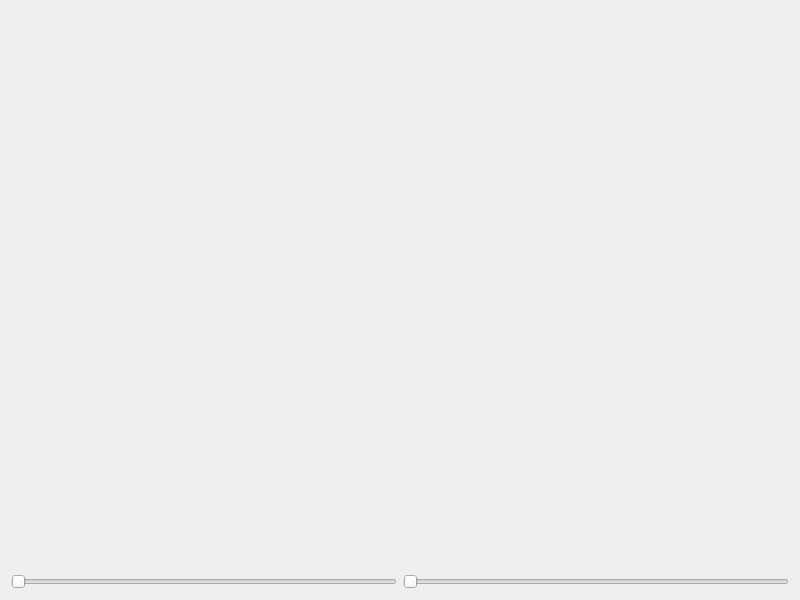
<?xml version="1.0" encoding="UTF-8"?>
<ui version="4.0">
 <class>frmGaugeEdit</class>
 <widget class="QWidget" name="frmGaugeEdit">
  <property name="geometry">
   <rect>
    <x>0</x>
    <y>0</y>
    <width>800</width>
    <height>600</height>
   </rect>
  </property>
  <property name="windowTitle">
   <string>Form</string>
  </property>
  <layout class="QGridLayout" name="gridLayout">
   <item row="0" column="0">
    <widget class="GaugeEdit" name="gaugeEdit1" native="true">
     <property name="sizePolicy">
      <sizepolicy hsizetype="Preferred" vsizetype="Expanding">
       <horstretch>0</horstretch>
       <verstretch>0</verstretch>
      </sizepolicy>
     </property>
    </widget>
   </item>
   <item row="0" column="1">
    <widget class="GaugeEdit" name="gaugeEdit2" native="true">
     <property name="sizePolicy">
      <sizepolicy hsizetype="Preferred" vsizetype="Expanding">
       <horstretch>0</horstretch>
       <verstretch>0</verstretch>
      </sizepolicy>
     </property>
    </widget>
   </item>
   <item row="1" column="0">
    <widget class="QSlider" name="horizontalSlider1">
     <property name="orientation">
      <enum>Qt::Horizontal</enum>
     </property>
    </widget>
   </item>
   <item row="1" column="1">
    <widget class="QSlider" name="horizontalSlider2">
     <property name="orientation">
      <enum>Qt::Horizontal</enum>
     </property>
    </widget>
   </item>
  </layout>
 </widget>
 <customwidgets>
  <customwidget>
   <class>GaugeEdit</class>
   <extends>QWidget</extends>
   <header>gaugeedit.h</header>
  </customwidget>
 </customwidgets>
 <resources/>
 <connections/>
</ui>
